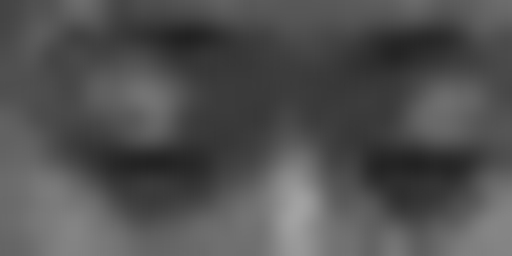
#> input picture video-project-codes1/eye cluster/eye dataset/1.jpg, 512 x 256 px, given in place of IMG_2263.MOV, which was not available
$ python 'drowsiness detection.py'   (Python 2 division)   (older library calls are emulated)
#> lines starting #> are read from the running program, lines starting #| are printed output that depends on the picture; pictures that were not available may be replaced by others from this repository, and a replacement may not be noted
import numpy as np
import cv2

videoPath = "G:\\vs2010\\59NetWork\\video\\IMG_2263.MOV"
cascPath = "G:\\vs2010\\59NetWork\\haarcascade_frontalface_alt2.xml"
eye_cascPath = "G:\\vs2010\\59NetWork\\haarcascade_eye.xml"
outPath = "G:\\vs2010\\59NetWork\\video\\test_result2263.avi"
# Create the haar cascade
faceCascade = cv2.CascadeClassifier(cascPath)
eyeCascade = cv2.CascadeClassifier(eye_cascPath)
#gray = cv2.imread(outPath)

#Open the Camera
cap = cv2.VideoCapture(videoPath)#
out = cv2.VideoWriter(outPath,-1,29.0,(640,480),False)
counter = 0
print cap.get(3)
#for suppress the unstable rectangle
dist_threshold = 20
centers = [[0,0,1,1]]  #initialize to (0,0) and 1 hit 1 counter
eye_hit = [[True,0]] #[if eyes are detected in previous frame, accumulate miss hit]

def find_nearest_center(center):
    nearest_index = -1
    min_dist = 999999
    b = center[:2]
    for index,item in enumerate(centers):
        a = centers[index][:2]
        dist = np.linalg.norm(np.asarray(a)-np.asarray(b))
        if dist<dist_threshold:
            min_dist = dist
            nearest_index = index
    return nearest_index

while(cap.isOpened()):
    ret,frame = cap.read()
#> frame is the input picture: shape (256, 512, 3); min 33, max 163, mean 80.8
    if ret == True:
       # Read the image
       gray = cv2.cvtColor(frame, cv2.COLOR_BGR2GRAY)
       gray = cv2.resize(gray,(640,480))
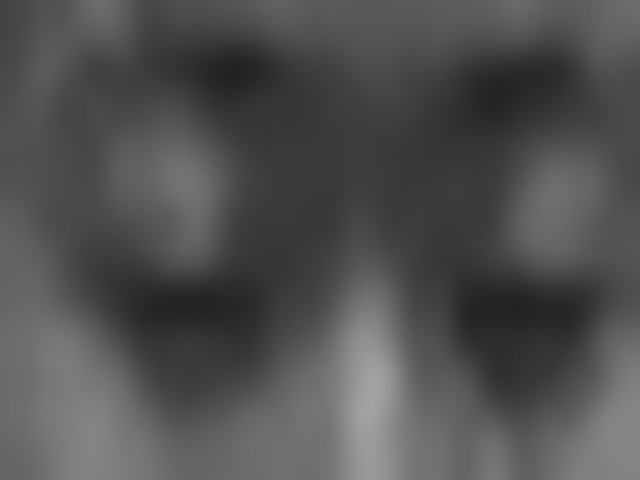
#> gray: shape (480, 640); min 33, max 163, mean 80.8
       # Detect faces in the image
       faces = faceCascade.detectMultiScale(
             gray,
             scaleFactor=1.1,
             minNeighbors=5,
             minSize=(5,5),
             maxSize=(50,50),
            flags = cv2.cv.CV_HAAR_SCALE_IMAGE
       )
#> faces = ()
       for ind,t in enumerate(centers):
           t[3] += 1
           if t[3] >= 30 and t[2] < t[3]*0.5:
               del eye_hit[ind]
               del centers[ind]

       #print("Found {0} faces!".format(len(faces)))
       # Draw a rectangle around the faces
       for (x, y, w, h) in faces:
            #roi_gray = cv2.resize(roi_gray,None,fx=0.5,fy=0.5)
            center = [x+w/2,y+h/2,1,1] #center=[axis_x,axis_y,hit,counter]
            index = find_nearest_center(center)
            if index != -1:
                centers[index][2] += 1 #hit
                #update centers[index]
                centers[index][0] = (centers[index][0]+center[0])/2.0
                centers[index][1] = (centers[index][1]+center[1])/2.0
                if centers[index][2] >= 30:
                   cv2.rectangle(gray, (x, y), (x+w, y+h), 0, 2)
                   roi_gray = gray[y:y+h,x:x+w]
                   roi_gray = cv2.resize(roi_gray,(640,480),interpolation=cv2.INTER_AREA)
                   eyes = eyeCascade.detectMultiScale(
                        roi_gray,
                        scaleFactor=1.1,
                        minNeighbors=1,
                        minSize=(1,1),
                        flags = cv2.cv.CV_HAAR_SCALE_IMAGE
                    )

                   detected = False
                   for (ex,ey,ew,eh) in eyes: # eye is supposed to be in the upper half area
                      if ey+eh/2 < 320:
                        eye_hit[index][0] = True
                        eye_hit[index][1] = 0
                        detected = True
                        break
                   if not detected :
                       eye_hit[index][0] = False
                       eye_hit[index][1] += 1
                   if eye_hit[index][1] >= 20:
                       cv2.putText(gray,"sleeping!",(x+w,y),cv2.FONT_HERSHEY_SCRIPT_SIMPLEX,1,55)

                   h_ratio = float(h)/640
                   w_ratio = float(w)/480
                   roi_gray = cv2.resize(roi_gray,(w,h))


                   for (ex,ey,ew,eh) in eyes:
                        cv2.rectangle(gray,(x+int(ex*w_ratio),y+int(ey*h_ratio)),(x+int((ex+ew)*w_ratio),y+int((ey+eh)*h_ratio)),255,1)


                   #cv2.imshow("Faces found", roi_gray)
                   #cv2.waitKey(1)


            else:
                centers.append(center)
                eye_hit.append([True,0])
#> this loop made 0 passes
#> after the loop, centers = [[0, 0, 1, 2]]; eye_hit = [[True, 0]]

       #cv2.imshow("Faces found", gray)
       if cv2.waitKey(1) & 0xFF == ord('q'):
#> (key q is pressed here)
                     break


       out.write(gray)
       counter += 1
       print counter
       if cv2.waitKey(1) & 0xFF == ord('q'):
           break
    else:
        break

cap.release()
out.release()
cv2.destroyAllWindows()

$ run again, on video-project-codes1/eye cluster/eye dataset/10.jpg
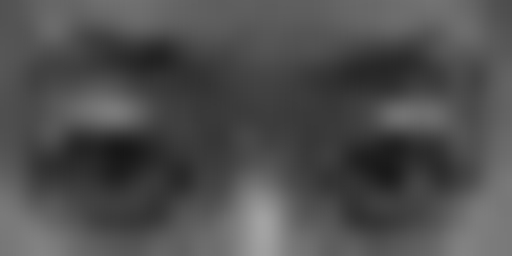
#> input picture video-project-codes1/eye cluster/eye dataset/10.jpg, 512 x 256 px, given in place of IMG_2263.MOV, which was not available
#> frame is the input picture: shape (256, 512, 3); min 22, max 163, mean 78.5
#> `gray = cv2.resize(gray,(640,480))`:
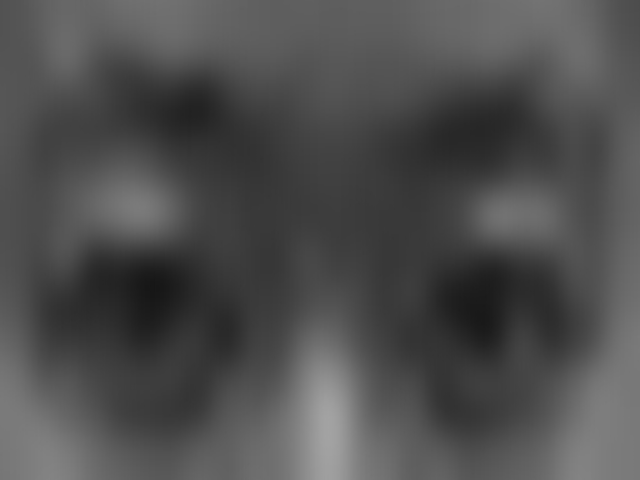
#> gray: shape (480, 640); min 22, max 163, mean 78.4
#> faces = ()
#> after the loop `for (x, y, w, h) in faces:`: centers = [[0, 0, 1, 2]]; eye_hit = [[True, 0]]
